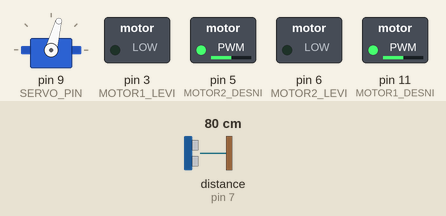
Recording of a sketch running on a simulated Arduino Uno, built with avr-gcc and run on an emulated ATmega328P. Parts: servo, switched loads named in the sketch (green lamp = pin HIGH). Wiring (inferred from the names in the program): ultrasonic range finder: trigger pin 8; echo pin 7. Inputs (shaded band) come from the test bench; at power-on: distance to the obstacle (sensor on pin 7) 80 cm. The echo pulse lasts 58.3 µs per cm; pins used as bus, display or sensor lines are not drawn.

Above: at 2.1 s.
2.2 s: distance to the obstacle (sensor on pin 7) set to 23 cm
3.7 s: distance to the obstacle (sensor on pin 7) set to 19 cm
At 4.76 s:
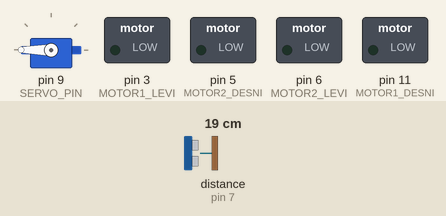
At 6.5 s:
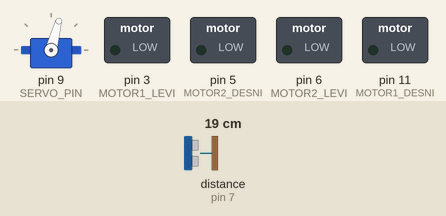
6.7 s: distance to the obstacle (sensor on pin 7) set to 250 cm
9.7 s: distance to the obstacle (sensor on pin 7) set to 2 cm
At 12.1 s:
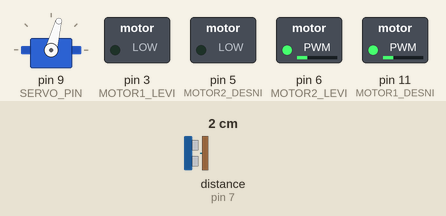
Timing chart, 0 to 13.7 s (numbered marks = the images above; inputs shaded):
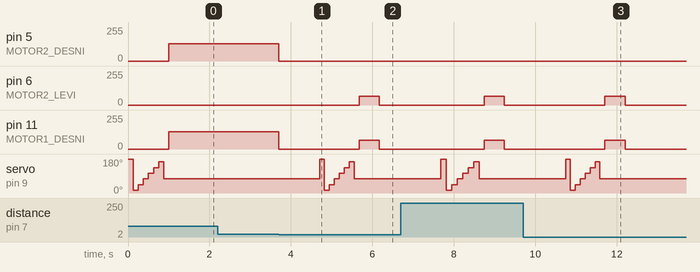

The sketch:

robot-auto-update.ino
```cpp
// Servo library disables analogWrite() (PWM) functionality on pins 9 and 10!
#include <Servo.h>

const byte TRIGGER_PIN = 8;  // beli
const byte ECHO_PIN = 7;     // sivi
const byte SERVO_PIN = 9;    // servo

const byte MOTOR1_LEVI = 3;   // zeleni
const byte MOTOR1_DESNI = 11; // plavi
const byte MOTOR2_LEVI = 6;   // sivi
const byte MOTOR2_DESNI = 5;  // roze

Servo servo;

const byte BROJ_UGLOVA = 7;
const byte PRAV_UGAO = 75;
const byte UGLOVI[BROJ_UGLOVA] = {PRAV_UGAO - 90, PRAV_UGAO - 60, PRAV_UGAO - 30, PRAV_UGAO, PRAV_UGAO + 30, PRAV_UGAO + 60, PRAV_UGAO + 90};
unsigned int rastojanja[BROJ_UGLOVA];

const byte BRZINA = 128; // 0-255 jačina signala
const byte BRZINA_RIKVERC = BRZINA_RIKVERC / 3;
const byte BRZINA_SKRETANJA = BRZINA / 2;
const unsigned int PREBLIZU = 20;     // cm
const unsigned int CEKAJ_SERVO = 120; // ms
const unsigned int PREDAH = 500;      // ms

unsigned int rastojanje() {
    digitalWrite(TRIGGER_PIN, LOW);
    delayMicroseconds(5);
    digitalWrite(TRIGGER_PIN, HIGH);
    delayMicroseconds(10);
    digitalWrite(TRIGGER_PIN, LOW);

    unsigned int vreme = pulseIn(ECHO_PIN, HIGH);  // da ode i da se vrati
    return (vreme * 0.034) / 2;                    // to cm
}

void pogledajDesnoLevo() {
    for (byte i = 0; i < BROJ_UGLOVA; i++) {
        servo.write(UGLOVI[i]);
        delay(CEKAJ_SERVO);            // čekaj da servo stigne
        rastojanja[i] = rastojanje();  // meri
    }
    servo.write(PRAV_UGAO);            // vrati u sredinu
    delay(CEKAJ_SERVO);
}

void idi(byte brzina, bool napred) {
    analogWrite(MOTOR1_LEVI, napred ? 0 : brzina);
    analogWrite(MOTOR1_DESNI, napred ? brzina : 0);
    analogWrite(MOTOR2_LEVI, napred ? 0 : brzina);
    analogWrite(MOTOR2_DESNI, napred ? brzina : 0);
}

void napred(byte brzina)
{
    idi(brzina, true);
}

void nazad(unsigned int trajanje)
{
    idi(BRZINA_RIKVERC, false);
    delay(trajanje);
}

void stani(unsigned int trajanje)
{
    idi(0, true);
    delay(trajanje);
}

void skreni(unsigned int trajanje, bool levo) {
    analogWrite(MOTOR1_LEVI, levo ? BRZINA_SKRETANJA : 0);
    analogWrite(MOTOR1_DESNI, levo ? 0 : BRZINA_SKRETANJA);
    analogWrite(MOTOR2_LEVI, levo ? 0 : BRZINA_SKRETANJA);
    analogWrite(MOTOR2_DESNI, levo ? BRZINA_SKRETANJA : 0);
    delay(trajanje);
}

byte nadjiNajdalji() {
    byte nadjenIndex = 0;
    unsigned int najdalje = rastojanja[0];
    for (byte i = 1; i < BROJ_UGLOVA; i++) {
        if (rastojanja[i] > najdalje) {
            najdalje = rastojanja[i];
            nadjenIndex = i;
        }
    }
    return nadjenIndex;
}

void setup() {
    Serial.begin(9600);
    pinMode(MOTOR1_LEVI, OUTPUT);
    pinMode(MOTOR1_DESNI, OUTPUT);
    pinMode(MOTOR2_LEVI, OUTPUT);
    pinMode(MOTOR2_DESNI, OUTPUT);
    pinMode(TRIGGER_PIN, OUTPUT);
    pinMode(ECHO_PIN, INPUT);
    servo.attach(SERVO_PIN);
    pogledajDesnoLevo();
}

void loop() {
    if (rastojanje() < PREBLIZU) {
        stani(PREDAH);
        nazad(PREDAH);
        stani(0);
        pogledajDesnoLevo();
        skreni(PREDAH, nadjiNajdalji() > BROJ_UGLOVA / 2);
        stani(PREDAH);
    } else {
        napred(BRZINA);
    }
}
```

Measured:
- the behaviour switches between 21 and 20 cm on distance to the obstacle (sensor on pin 7) (found by bisection; images 0 and 1)
- after the input at 2.2 s, every drawn part: stays the same
- after the input at 3.7 s, pin 5 (MOTOR2_DESNI): 128/255 → 0/255 at once; pin 6 (MOTOR2_LEVI): 0/255 → 64/255 after 2.0 s, → 0/255 0.50 s later
- after the input at 9.7 s, pin 5 (MOTOR2_DESNI): stays 0/255 (without the input it goes to 128/255 after 0.06 s); pin 6 (MOTOR2_LEVI), pin 11 (MOTOR1_DESNI): 0/255 → 64/255 after 2.0 s, → 0/255 0.50 s later; servo on pin 9 (SERVO_PIN): 75° → 180° after 1.0 s, → 15° 0.12 s later, → 45° 0.12 s later, → 75° 0.12 s later, … (8 changes in this stretch)
